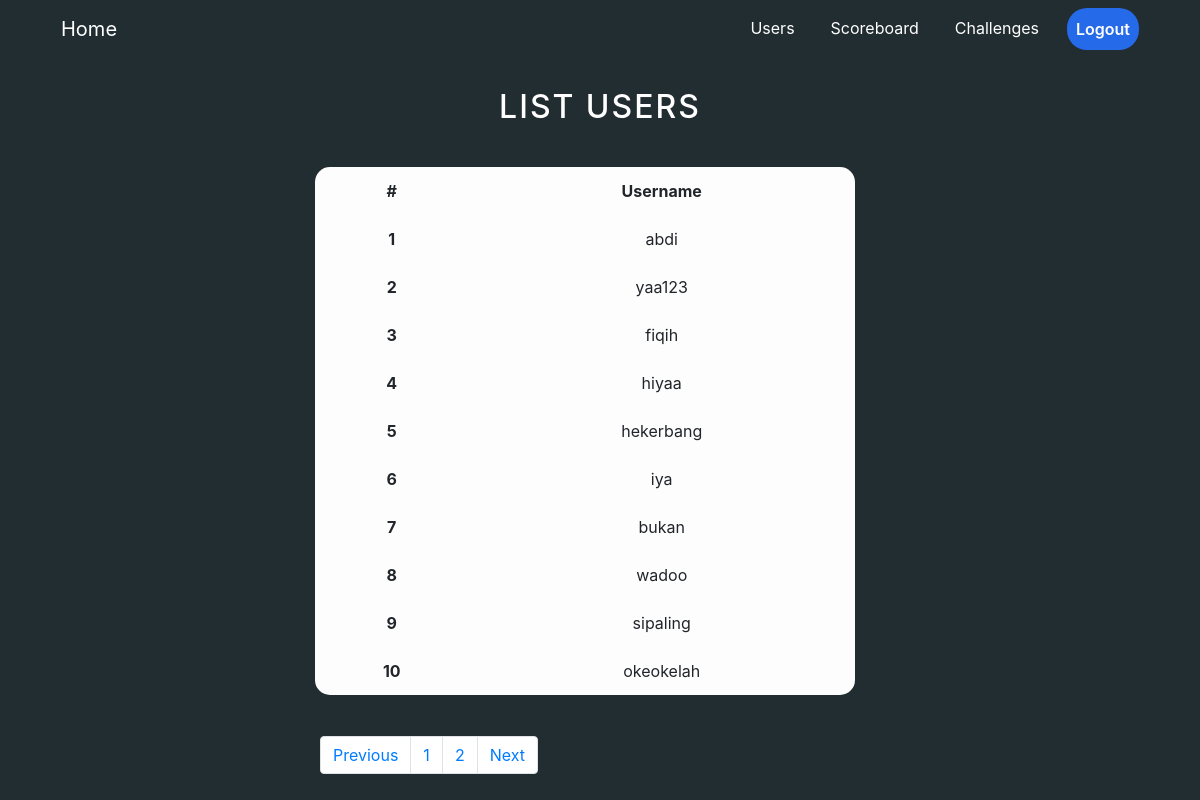
The app's page /user/users.php (signed in) with its own data.
### tables this page shows
CREATE TABLE `user` (
  `id_user` int(11) NOT NULL,
  `username` varchar(20) NOT NULL,
  `email` varchar(30) NOT NULL,
  `password` varchar(25) NOT NULL
);

### user/users.php (the view, shortened to what this page needs)
<?php
include("/xampp/htdocs/ukk/config.php");
?>
<!doctype html>
<html lang="en">
  <head>
    <link rel="stylesheet" href="https://cdn.jsdelivr.net/npm/bootstrap@4.5.3/dist/css/bootstrap.min.css">
  </head>
  <body>
  <div class="container navigasi">
        <div class="row">
            <div class="col-md-12">
                <nav class="navbar navbar-expand-lg navbar-dark">
                    <a class="navbar-brand" href="/ukk/index.php">Home</a>
                    <div class="collapse navbar-collapse" id="navbarNav">
                    <ul class="navbar-nav active ml-auto menu">
                        <li class="nav-item active">
                        <a class="nav-link submit" href="users.php">Users</a>
                        </li>
                        <li class="nav-item active">
                        <a class="nav-link submit" href="scoreboard.php">Scoreboard</a>
                        </li>
                        <li class="nav-item active">
                        <a class="nav-link submit" href="dashboard.php">Challenges</a>
                        </li>
                        <li class="nav-item active">
                        <a class="nav-link btn text-center" href="logout.php">Logout</a>
                        </li>
                    </ul>
                    </div>
                </nav>
            </div>
        </div>
    </div>
    <div class="container header">
        <div class="row">
            <div class="col-md-4 offset-md-4 text-center">
                <h2>LIST USERS</h2>
            </div>
        </div>
    </div>
        <div class="container">
            <div class="row">
                <div class="col-md-6">
                    <table class="table table-borderless table-light info text-center">
                        <thead>
                            <tr>
                                <th scope="col">#</th>
                                <th scope="col">Username</th>
                            </tr>
                        </thead>
                        <?php
                            $batas = 10;
                            $halaman = isset($_GET['halaman'])?(int)$_GET['halaman'] : 1;
                            $halaman_awal = ($halaman>1) ? ($halaman * $batas) - $batas : 0;
                            $previous = $halaman - 1;
                            $next = $halaman + 1;
                            $result = mysqli_query($db,"SELECT username FROM user");
                            $jumlah = mysqli_num_rows($result);
                            $total = ceil($jumlah/$batas);
                            $data_user = mysqli_query($db, "SELECT username FROM user LIMIT $halaman_awal, $batas");
                            $no = $halaman_awal+1;
                            while($row = mysqli_fetch_array($data_user)) {
                        ?>
                        <tbody>
                            <tr>
                                <th scope="row"><?php echo $no++;?></th>
                                <td><?php echo $row['username'];?></td>
                            </tr>
                        <?php } ?>
                     </table>
                </div>
            </div>
        </div>
        <div class="container page">
            <div class="row">
                <div class="col-md-6 offset-md-3">
                    <nav>
                        <ul class="pagination">
                            <li class="page-item">
                                <a class="page-link" <?php if($halaman > 1){ echo "href='?halaman=$previous'"; } ?>>Previous</a>
                            </li>
                            <?php
                            for($x=1;$x<=$total;$x++){
                                ?>
                                <li class="page-item"><a class="page-link" href="?halaman=<?php echo $x ?>"><?php echo $x; ?></a></li>
                                <?php } ?>
                            <li class="page-item">
                                <a  class="page-link" <?php if($halaman < $total) { echo "href='?halaman=$next'"; } ?>>Next</a>
                            </li>
                        </ul>
                    </nav>
                </div>
            </div>
        </div>
  </body>
</html>

### user/users.php (style rules this page uses)
body { background-color: #222d32; }
.navigasi .nav-link { margin-left: 20px; }
.navigasi .btn { font-weight: 600; border-radius: 20px; background-color: rgb(37, 106, 233); }
.header h2 { color: white; padding-top: 30px; margin-bottom: -40px; letter-spacing: 2px; }
.container .info { margin-top: 15%; margin-bottom: 15%; margin-left: 50%; transform: (-15%, -50%); border-radius: 15px; }
.page .pagination { margin-top: -40px; margin-left: -10px; }

### records on screen
user: username "abdi"
user: username "yaa123"
user: username "fiqih"
user: username "hiyaa"
user: username "hekerbang"
user: username "iya"
user: username "bukan"
user: username "wadoo"
user: username "sipaling"
user: username "okeokelah"
